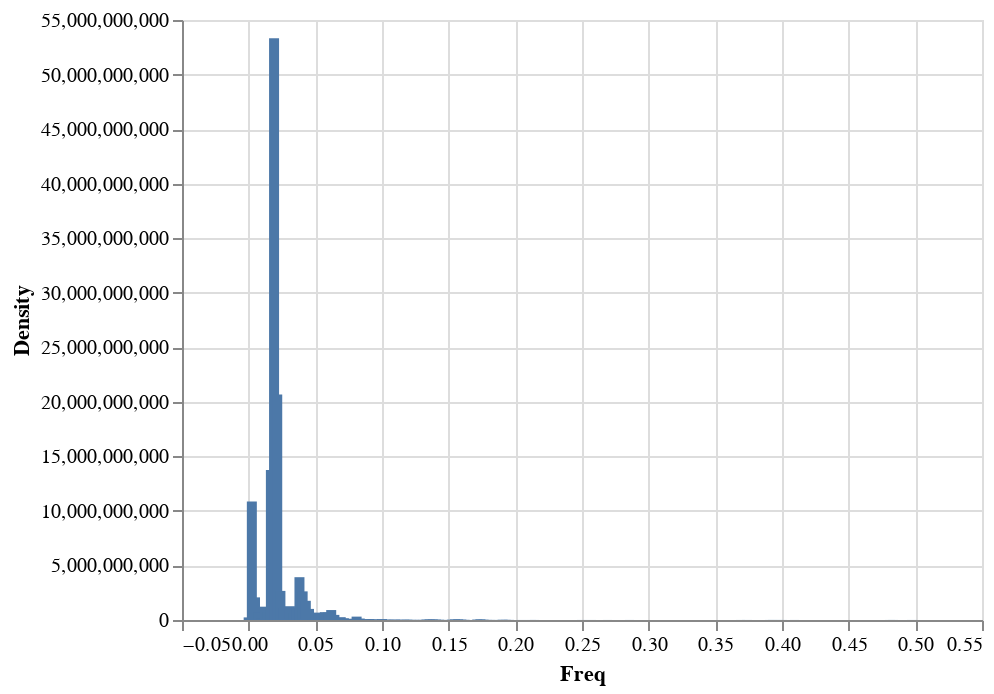

The notebook cell saved with this chart:
### Code cell
data = pd.DataFrame({'Freq' : f,'Density' : Pxx_den})
alt.Chart(data).mark_bar().encode(
    x='Freq',
    y='Density',
)

### Figure 1 — Vega-Lite specification as saved in the notebook (floating-point values rounded to 4 significant figures; data arrays with more than 128 entries replaced by an {"elided": "..."} marker saying what was removed)
{"config": {"view": {"continuousWidth": 400, "continuousHeight": 300}}, "data": {"name": "data-aa0defa072533d902c2eb3dfa681e807"}, "mark": "bar", "encoding": {"x": {"type": "quantitative", "field": "Freq"}, "y": {"type": "quantitative", "field": "Density"}}, "$schema": "https://vega.github.io/schema/vega-lite/v4.8.1.json", "datasets": {"data-aa0defa072533d902c2eb3dfa681e807": {"elided": "211 records"}}}
